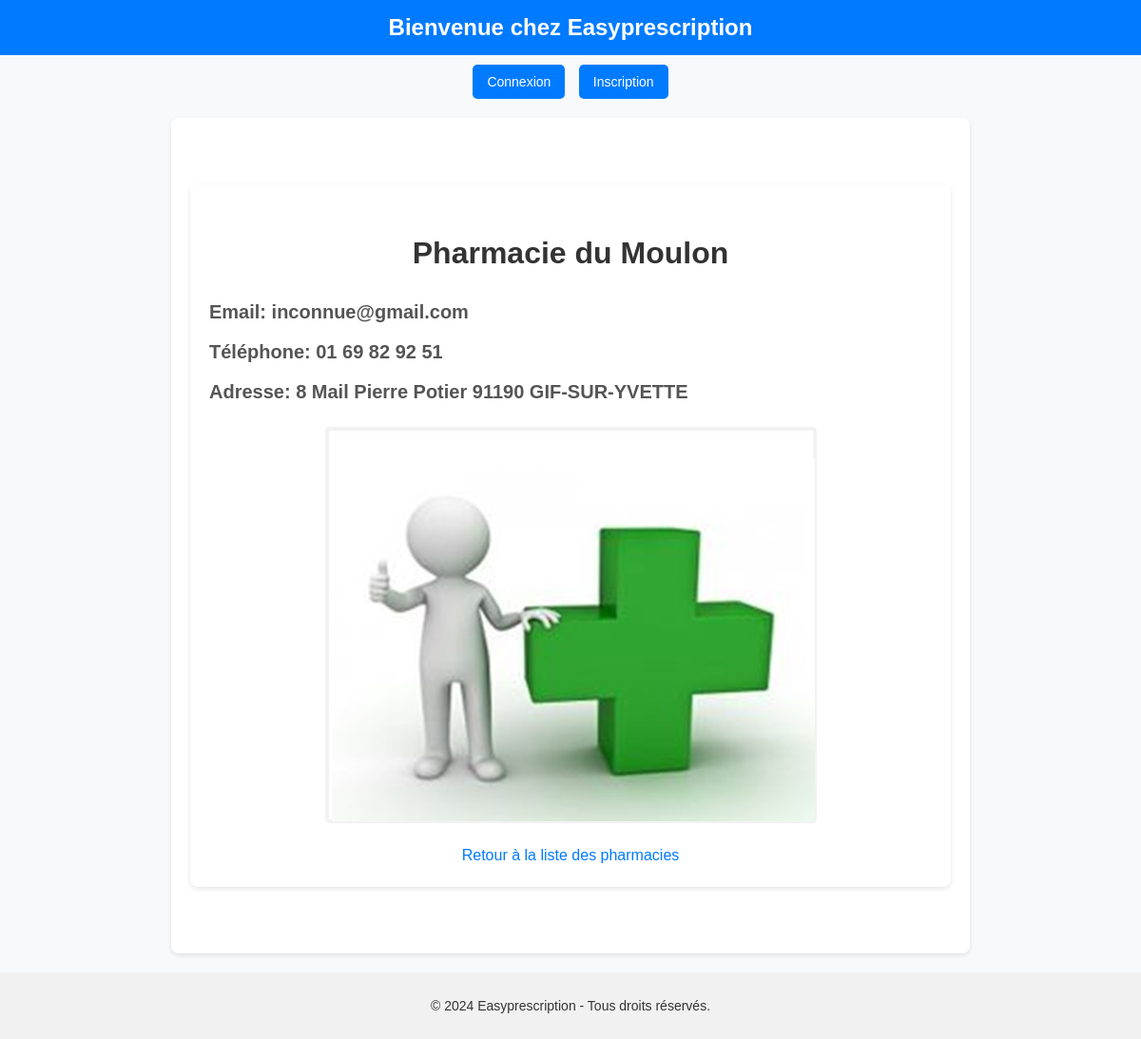
Page /pharmacie/pharmacie_du_moulon/ on the earlier database version.
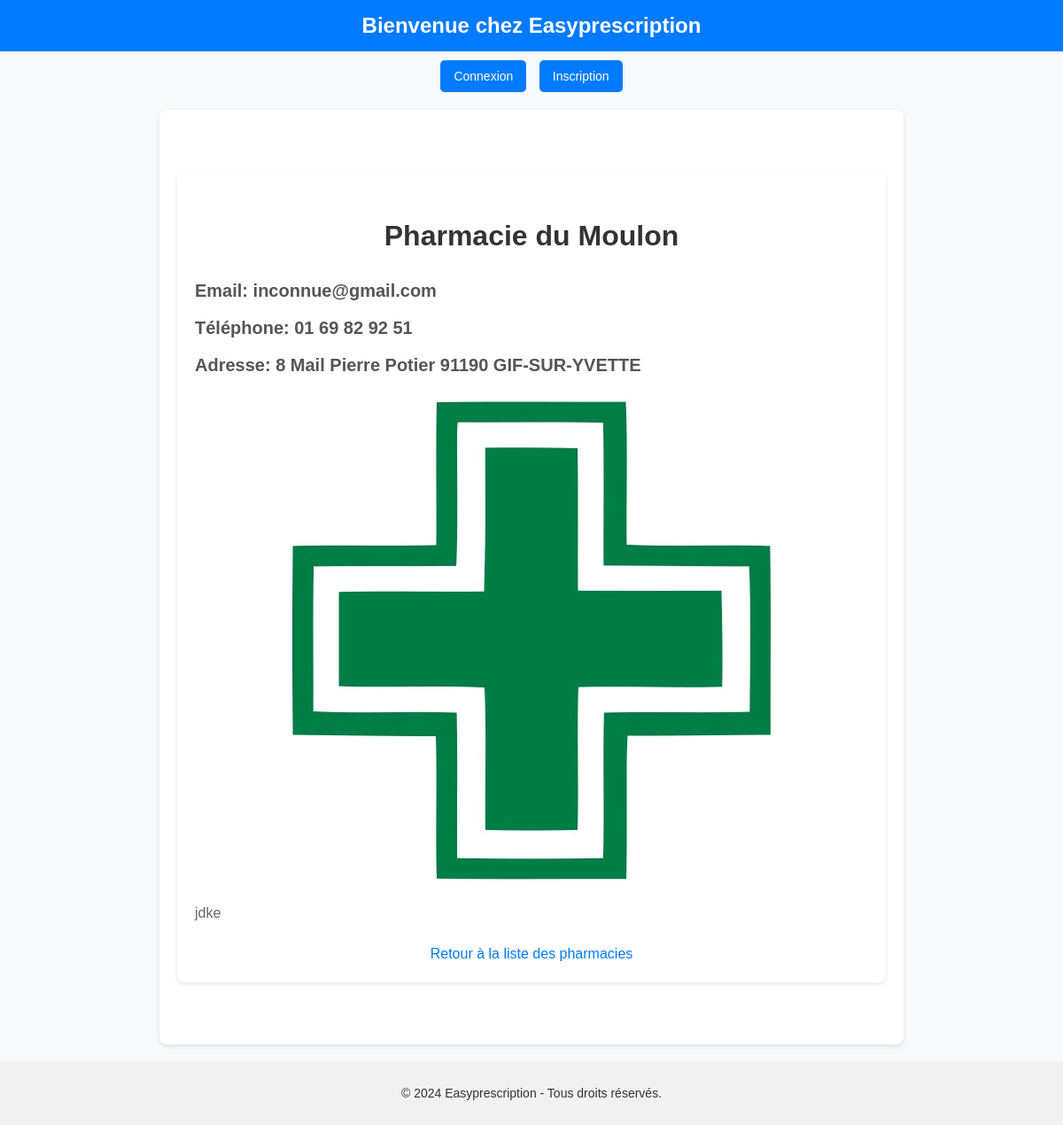
Same page on the later database version.
### pharmacies/models.py (models this page shows, shortened)
class Pharmacie(models.Model):
    name = models.CharField(max_length=128)
    slug = models.SlugField(max_length=128)
    adresse = models.CharField(max_length=256)
    email = models.EmailField(unique=True)
    telephone = models.CharField(max_length=15, blank=True, null=True)
    latitude = models.DecimalField(max_digits=9, decimal_places=6, blank=True, null=True)
    longitude = models.DecimalField(max_digits=9, decimal_places=6, blank=True, null=True)
    thumbnail = models.ImageField(upload_to= "p_pharmacies", blank= True, null= True)
    description = models.CharField(max_length=3000)

### dashboard/views.py (the view)
# urls.py: path("pharmacie/<str:slug>/",views.pharmacie_detail, name="pharmacie"),
def pharmacie_detail(request, slug):
    pharmacie = get_object_or_404(Pharmacie, slug=slug)
    print("pharmacie : ",pharmacie.thumbnail)
    return render(request, 'dashboard/detail.html', context={"pharmacie": pharmacie})

### dashboard/templates/dashboard/detail.html (shortened to what this page needs)
{% extends 'base.html' %}
{% block content %}
    <div class="pharmacy-detail-container">
        <h2>{{ pharmacie.name }}</h2>
        <h3>Email: {{ pharmacie.email }}</h3>
        <h3>Téléphone: {{ pharmacie.telephone }}</h3>
        <h4>Adresse: {{ pharmacie.adresse }}</h4>
        <img src="{{ pharmacie.thumbnail.url }}" alt="{{ pharmacie.name }}">
        <p>{{ pharmacie.description }}</p>
        <a href="{% url 'dashboard' %}" class="back-link">Retour à la liste des pharmacies</a>
    </div>
{% endblock %}

Differences in the rows shown:
changed Pharmacie "Pharmacie du Moulon": thumbnail: a different picture; description (not shown) → "jdke"
